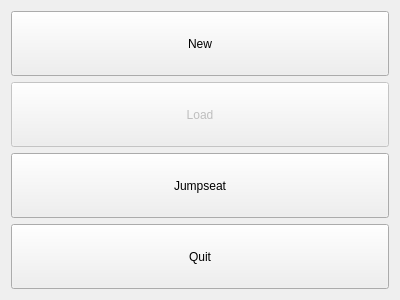
<?xml version="1.0" encoding="UTF-8"?>
<ui version="4.0">
 <class>DialogMain</class>
 <widget class="QWidget" name="DialogMain">
  <property name="geometry">
   <rect>
    <x>0</x>
    <y>0</y>
    <width>400</width>
    <height>300</height>
   </rect>
  </property>
  <property name="windowTitle">
   <string>Form</string>
  </property>
  <layout class="QVBoxLayout" name="verticalLayout">
   <item>
    <widget class="QPushButton" name="btnNew">
     <property name="enabled">
      <bool>true</bool>
     </property>
     <property name="sizePolicy">
      <sizepolicy hsizetype="Minimum" vsizetype="Minimum">
       <horstretch>0</horstretch>
       <verstretch>0</verstretch>
      </sizepolicy>
     </property>
     <property name="text">
      <string>New</string>
     </property>
    </widget>
   </item>
   <item>
    <widget class="QPushButton" name="btnLoad">
     <property name="enabled">
      <bool>false</bool>
     </property>
     <property name="sizePolicy">
      <sizepolicy hsizetype="Minimum" vsizetype="Minimum">
       <horstretch>0</horstretch>
       <verstretch>0</verstretch>
      </sizepolicy>
     </property>
     <property name="text">
      <string>Load</string>
     </property>
    </widget>
   </item>
   <item>
    <widget class="QPushButton" name="btnEnter">
     <property name="enabled">
      <bool>true</bool>
     </property>
     <property name="sizePolicy">
      <sizepolicy hsizetype="Minimum" vsizetype="Minimum">
       <horstretch>0</horstretch>
       <verstretch>0</verstretch>
      </sizepolicy>
     </property>
     <property name="text">
      <string>Jumpseat</string>
     </property>
    </widget>
   </item>
   <item>
    <widget class="QPushButton" name="btnQuit">
     <property name="enabled">
      <bool>true</bool>
     </property>
     <property name="sizePolicy">
      <sizepolicy hsizetype="Minimum" vsizetype="Minimum">
       <horstretch>0</horstretch>
       <verstretch>0</verstretch>
      </sizepolicy>
     </property>
     <property name="text">
      <string>Quit</string>
     </property>
    </widget>
   </item>
  </layout>
 </widget>
 <resources/>
 <connections/>
</ui>
